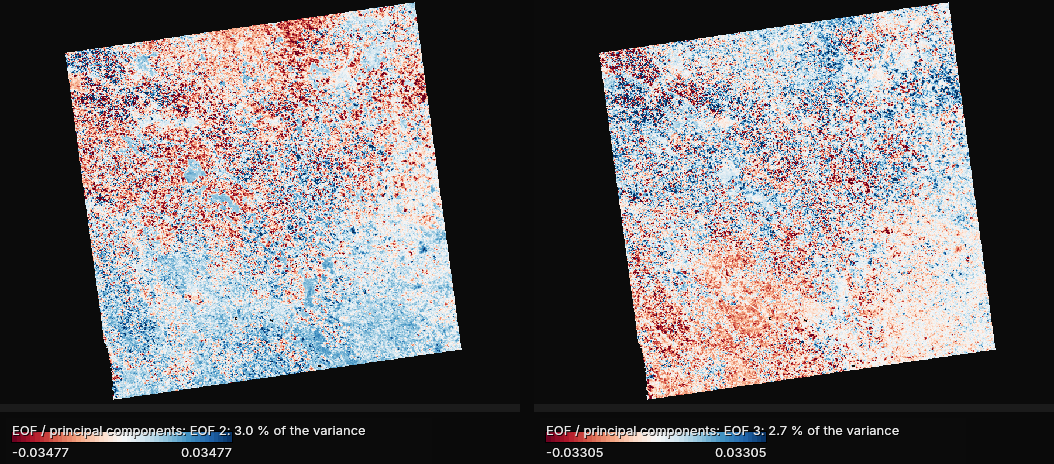
#> input picture site/assets/img/eof/14-unrotated.png, 1054 x 464 px
$ python -i make_eof_figures.py   (imports and definitions only)
#> lines starting #> are read from the running program, lines starting #| are printed output that depends on the picture
#!/usr/bin/env python3
"""Put the screenshots of `janus --shots eof` where site/eof.html names them: site/assets/img/eof/.

    janus --threads 4 --shots eof EVI_series.tif <shots folder>
    python tools/make_eof_figures.py <shots folder>
    python tools/make_webp.py && python tools/build_site.py

The full-window pictures (01, 04, 05, 06, 11) become JPEG (the guides keep those as JPEG, with a WebP twin made by
tools/make_webp.py), the windows and the panels stay PNG, and the two figures of the modes' maps (14: EOF 2 and 3 not
rotated; 15: the first three rotated) are made from the parts the tour wrote in parts/: the map of each mode cropped
to the data, with its colour bar and name under it, side by side. Needs Pillow.
"""

import shutil
import sys
from pathlib import Path

from PIL import Image

ROOT = Path(__file__).resolve().parent.parent
OUT = ROOT / "site" / "assets" / "img" / "eof"
JPEG = ["01-series-rain", "04-best-r", "05-best-lag", "06-significant", "11-eof-maps"]
PNG = [
    "02-climate-window", "03-lagcorr-window", "07-modes-lag", "08-chart-unshifted", "09-chart-shifted",
    "10-eof-window", "12-modes-eof", "13-chart-overlay",
]
# pictures cut above a row the panel only half shows (name: the height kept, in pixels)
HEIGHT = {"12-modes-eof": 777}
BACKGROUND = (10, 10, 10)
# the part of a map panel's picture (1407 x 628 px at the tour's window size) with the data, and the one with its name
# and colour bar; the toolbar above the map and the series' own bar are left out
DATA = (440, 78, 960, 490)
LEGEND = (14, 428, 440, 474)


def panel(path: Path) -> Image.Image:
#> called with path = '../site/assets/img/eof/14-unrotated.png'
    img = Image.open(path).convert("RGB")
#> img is the input picture: PIL image 1054x464 RGB; mean R, G, B 109.3, 104.8, 107.1
    data = img.crop(DATA)
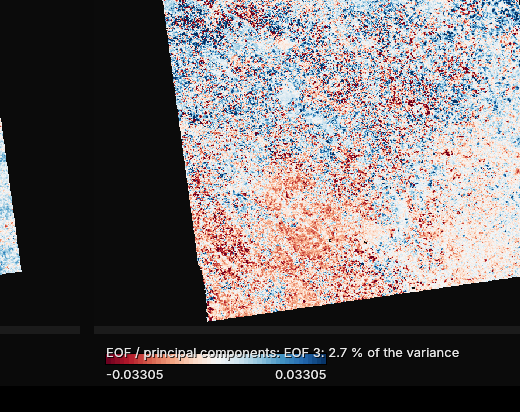
#> data: PIL image 520x412 RGB; mean R, G, B 105.7, 99.5, 100.8
    legend = img.crop(LEGEND)
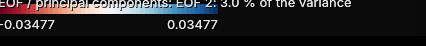
#> legend: PIL image 426x46 RGB; mean R, G, B 35.5, 33.9, 35.2
    out = Image.new("RGB", (data.width, data.height + legend.height + 6), BACKGROUND)
#> out: PIL image 520x464 RGB; every value is 10
    out.paste(data, (0, 0))
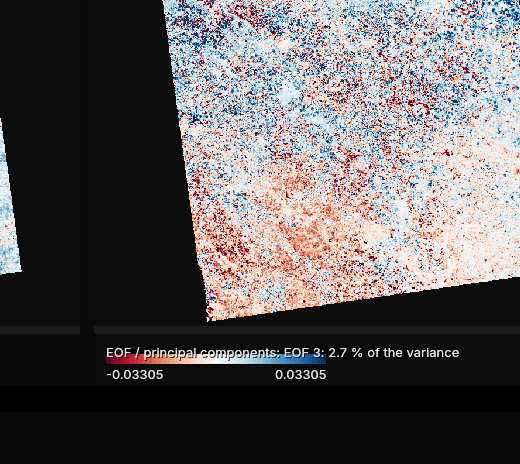
#> out: PIL image 520x464 RGB; mean R, G, B 95, 89.5, 90.6
    out.paste(legend, (6, data.height + 6))
    return out


def side_by_side(parts: list[Path], target: Path) -> None:
    panels = [panel(p) for p in parts]
    gap = 14
    w = sum(p.width for p in panels) + gap * (len(panels) - 1)
    out = Image.new("RGB", (w, max(p.height for p in panels)), BACKGROUND)
    x = 0
    for p in panels:
        out.paste(p, (x, 0))
        x += p.width + gap
    out.save(target, optimize=True)
    print("wrote", target, out.size)


def main() -> None:
    if len(sys.argv) != 2:
        raise SystemExit(__doc__)
    src = Path(sys.argv[1])
    OUT.mkdir(parents=True, exist_ok=True)
    for name in JPEG:
        img = Image.open(src / f"{name}.png").convert("RGB")
        img.save(OUT / f"{name}.jpg", quality=88, optimize=True)
        print("wrote", OUT / f"{name}.jpg", img.size)
    for name in PNG:
        if name in HEIGHT:
            img = Image.open(src / f"{name}.png").convert("RGB")
            img.crop((0, 0, img.width, HEIGHT[name])).save(OUT / f"{name}.png", optimize=True)
        else:
            shutil.copyfile(src / f"{name}.png", OUT / f"{name}.png")
        print("wrote", OUT / f"{name}.png")
    parts = src / "parts"
    side_by_side([parts / "14a-eof2.png", parts / "14b-eof3.png"], OUT / "14-unrotated.png")
    side_by_side([parts / "15a-rot1.png", parts / "15b-rot2.png", parts / "15c-rot3.png"], OUT / "15-rotated.png")


# [2 lines not run here, left out]

>>> result = panel('../site/assets/img/eof/14-unrotated.png')
